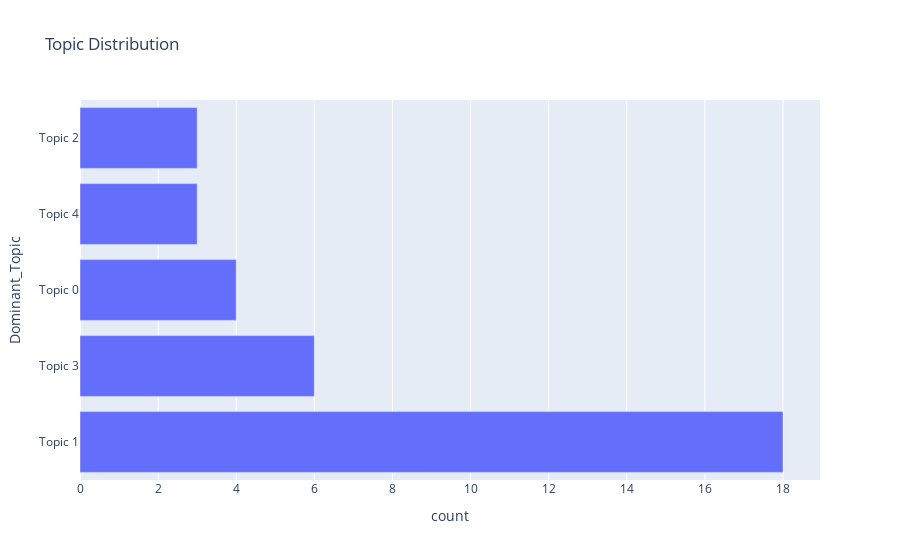

This figure's notebook cell:
### Code cell
# Topic Modeling
vectorizer = CountVectorizer(max_df=0.95, min_df=2, max_features=1000, stop_words='english')
tf = vectorizer.fit_transform(data['Article'])
lda_model = LatentDirichletAllocation(n_components=5, random_state=42)
lda_topic_matrix = lda_model.fit_transform(tf)

# Visualize topics
topic_names = ["Topic " + str(i) for i in range(lda_model.n_components)]
data['Dominant_Topic'] = [topic_names[i] for i in lda_topic_matrix.argmax(axis=1)]

fig = px.bar(data['Dominant_Topic'].value_counts().reset_index(), x='count', y='Dominant_Topic', title='Topic Distribution')
fig.show()

### Figure 1 — Plotly figure (JSON) as saved in the notebook; plotly's stock layout.template omitted (floating-point values rounded to 4 significant figures)
{"data": [{"alignmentgroup": "True", "hovertemplate": "count=%{x}<br>Dominant_Topic=%{y}<extra></extra>", "legendgroup": "", "marker": {"color": "#636efa", "pattern": {"shape": ""}}, "name": "", "offsetgroup": "", "orientation": "h", "showlegend": false, "textposition": "auto", "type": "bar", "x": [18, 6, 4, 3, 3], "xaxis": "x", "y": ["Topic 1", "Topic 3", "Topic 0", "Topic 4", "Topic 2"], "yaxis": "y"}], "layout": {"barmode": "relative", "legend": {"tracegroupgap": 0}, "title": {"text": "Topic Distribution"}, "xaxis": {"anchor": "y", "domain": [0, 1], "title": {"text": "count"}}, "yaxis": {"anchor": "x", "domain": [0, 1], "title": {"text": "Dominant_Topic"}}}}
